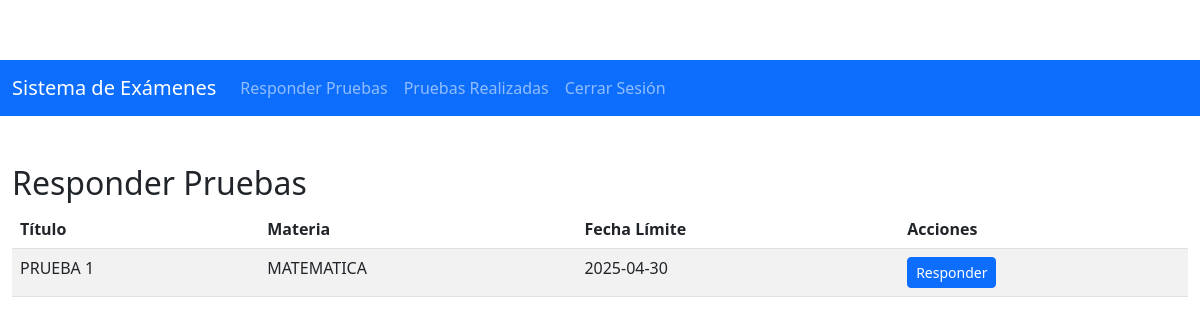
Screenshot of /responder_pruebas.php (signed in) with the database file from the repository.
### tables this page shows
CREATE TABLE `pruebas` (
  `id_prueba` int(11) NOT NULL,
  `titulo` varchar(255) NOT NULL,
  `id_materia` int(11) NOT NULL,
  `fecha` date NOT NULL
);

CREATE TABLE `materias` (
  `id_materia` int(11) NOT NULL,
  `nombre_materia` varchar(100) NOT NULL,
  `id_grado` int(11) NOT NULL,
  `id_seccion` int(11) NOT NULL
);

### responder_pruebas.php (the view, shortened to what this page needs)
<?php
require_once 'includes/db.php';
require_once 'includes/menu.php';
$id_usuario = $_SESSION['id_usuario'];
$stmt = $pdo->prepare("
    SELECT p.id_prueba, p.titulo, p.fecha, m.nombre_materia,
           CASE WHEN p.fecha >= CURDATE() THEN 1 ELSE 0 END AS habilitada
    FROM pruebas p
    JOIN materias m ON p.id_materia = m.id_materia
    JOIN grados g ON m.id_grado = g.id_grado
    JOIN secciones s ON m.id_seccion = s.id_seccion
    JOIN usuario_grado_seccion ugs ON g.id_grado = ugs.id_grado AND s.id_seccion = ugs.id_seccion
    WHERE ugs.id_usuario = :id_usuario
");
$stmt->execute(['id_usuario' => $id_usuario]);
$pruebas = $stmt->fetchAll(PDO::FETCH_ASSOC);
?>
<!DOCTYPE html>
<html lang="es">
<head>
    <link href="https://cdn.jsdelivr.net/npm/bootstrap@5.3.0-alpha1/dist/css/bootstrap.min.css" rel="stylesheet">
    <link rel="stylesheet" href="css/styles.css">
</head>
<body>
    <div class="container mt-5">
        <h2>Responder Pruebas</h2>
        <?php if (empty($pruebas)): ?>
            <p>No hay pruebas disponibles para responder.</p>
        <?php else: ?>
            <table class="table table-striped">
                <thead>
                    <tr>
                        <th>Título</th>
                        <th>Materia</th>
                        <th>Fecha Límite</th>
                        <th>Acciones</th>
                    </tr>
                </thead>
                <tbody>
                    <?php foreach ($pruebas as $prueba): ?>
                        <tr>
                            <td><?php echo htmlspecialchars($prueba['titulo']); ?></td>
                            <td><?php echo htmlspecialchars($prueba['nombre_materia']); ?></td>
                            <td><?php echo htmlspecialchars($prueba['fecha']); ?></td>
                            <td>
                                <?php if ($prueba['habilitada']): ?>
                                    <a href="responder_preguntas.php?id_prueba=<?php echo $prueba['id_prueba']; ?>" class="btn btn-primary btn-sm">Responder</a>
                                <?php else: ?>
                                    <span class="text-muted">Prueba cerrada</span>
                                <?php endif; ?>
                            </td>
                        </tr>
                    <?php endforeach; ?>
                </tbody>
            </table>
        <?php endif; ?>
    </div>
</body>
</html>

### css/styles.css (style rules this page uses)
body { padding-top: 60px; }
.container { max-width: 1200px; }

### rows the page displays
pruebas: titulo "PRUEBA 1", id_materia.nombre_materia "MATEMATICA", fecha "2025-04-30"
